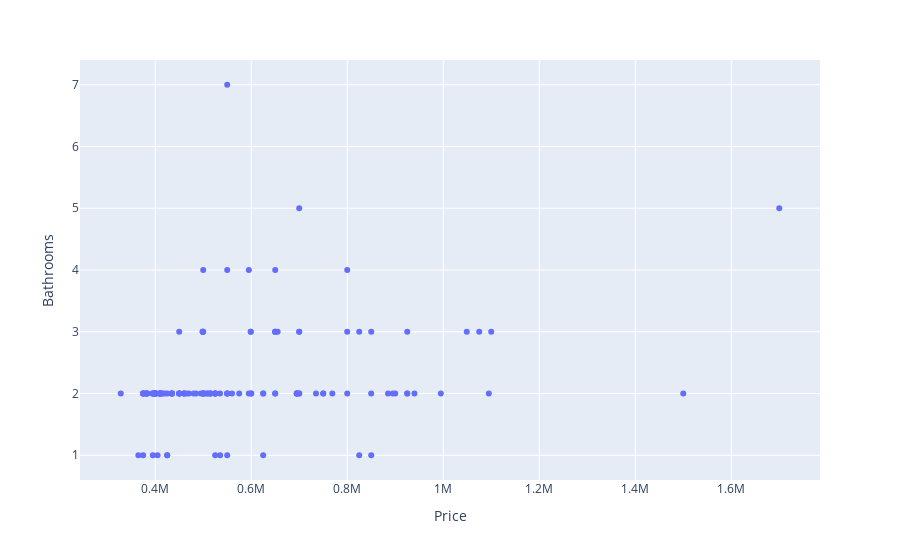

Source (notebook cell):
### Code cell
import plotly.express as px
df = selling_birmingham
fig= px.scatter(df, x=selling_birmingham["Price"], y=selling_birmingham["Bathrooms"])
fig.update_yaxes(categoryorder="category descending")

### Figure 1 — Plotly figure (JSON) as saved in the notebook; plotly's stock layout.template omitted (floating-point values rounded to 4 significant figures; data arrays with more than 128 entries replaced by an {"elided": "..."} marker saying what was removed)
{"data": [{"hovertemplate": "Price=%{x}<br>Bathrooms=%{y}<extra></extra>", "legendgroup": "", "marker": {"color": "#636efa", "symbol": "circle"}, "mode": "markers", "name": "", "orientation": "v", "showlegend": false, "type": "scatter", "x": {"elided": "138 int values"}, "xaxis": "x", "y": {"elided": "138 int values"}, "yaxis": "y"}], "layout": {"autosize": true, "legend": {"tracegroupgap": 0}, "margin": {"t": 60}, "xaxis": {"anchor": "y", "autorange": true, "domain": [0, 1], "range": [240500.0, 1788000.0], "title": {"text": "Price"}, "type": "linear"}, "yaxis": {"anchor": "x", "autorange": true, "categoryorder": "category descending", "domain": [0, 1], "range": [0.5354, 7.465], "title": {"text": "Bathrooms"}, "type": "linear"}}}
